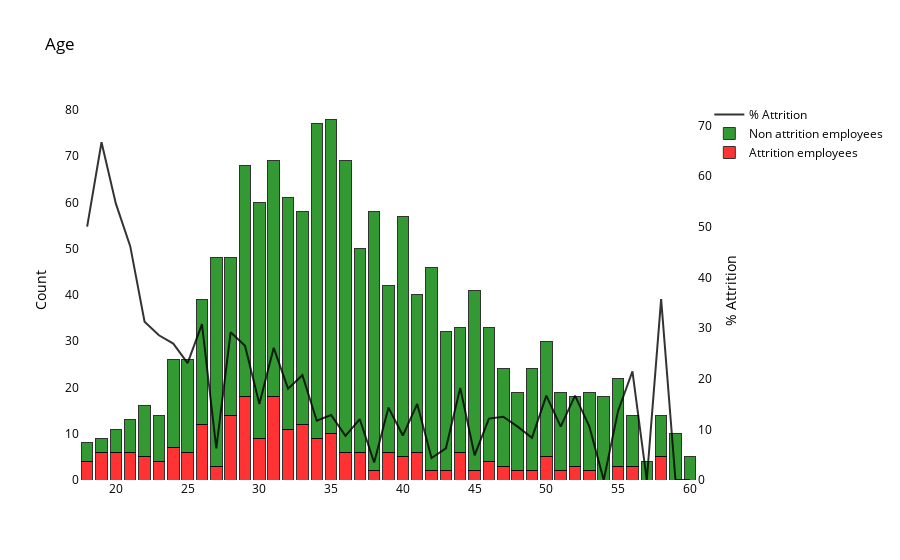
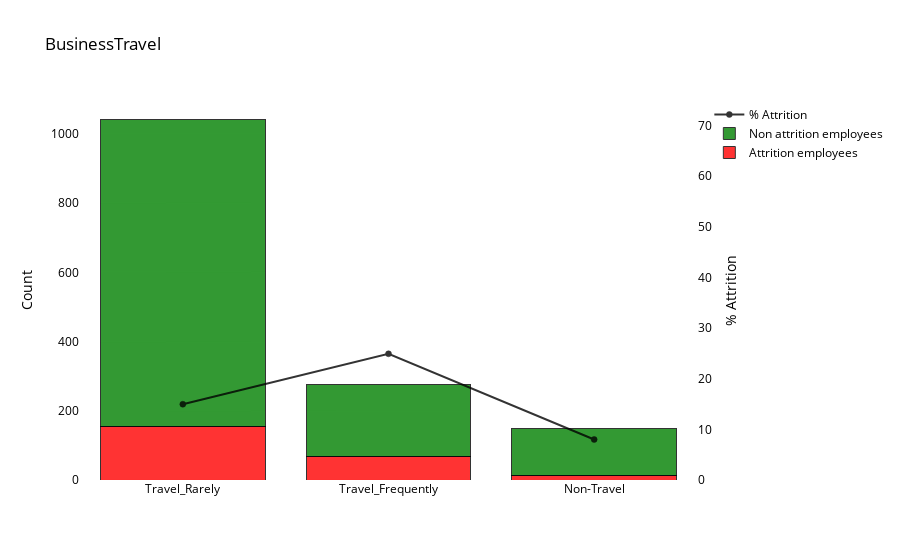
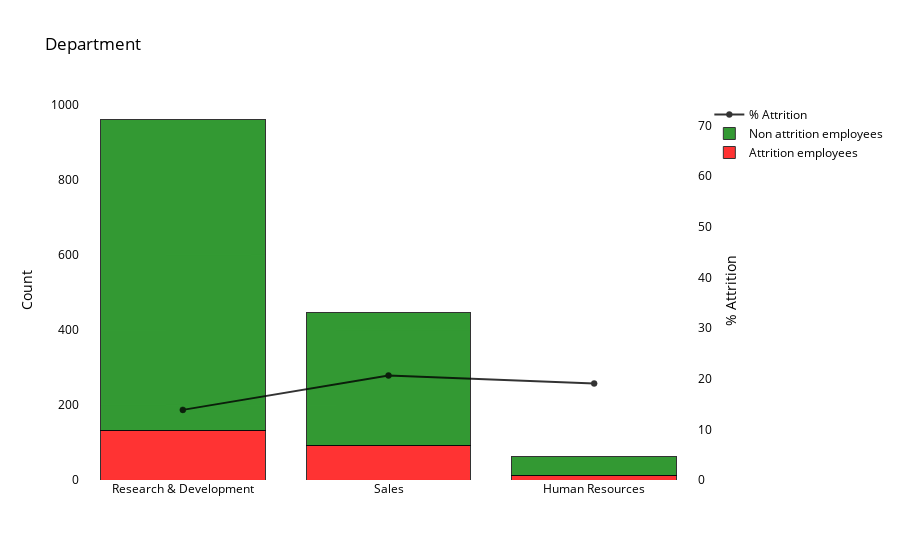
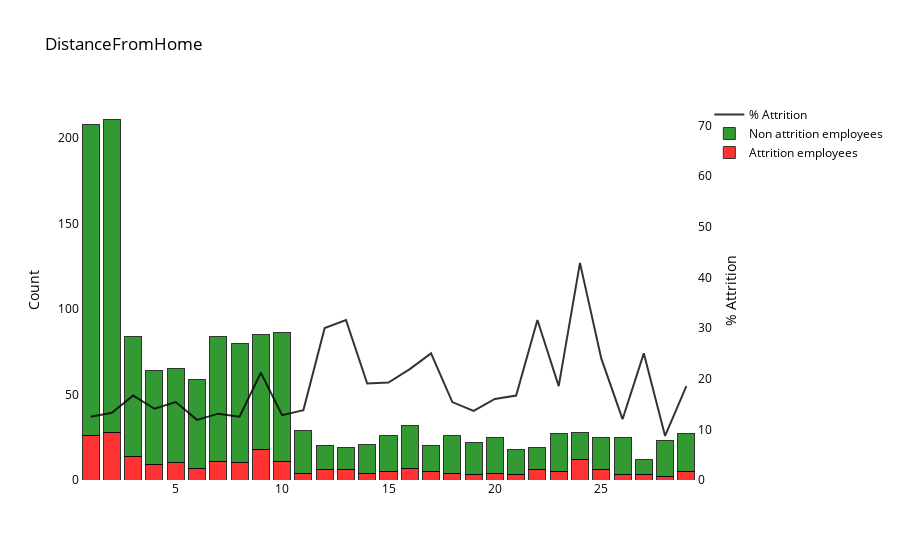

The notebook cell saved with these charts, in order:
### Code cell
for col in df.columns:
    if col == 'Attrition':
        continue
    elif col in ['Gender']:
        plot_pie(col)
    elif col == 'OverTime':
        plot_pie(col)
        plot_bar(col)
    else:
        plot_bar(col)

### Figure 1 — Plotly figure (JSON) as saved in the notebook; plotly's stock layout.template omitted (floating-point values rounded to 4 significant figures)
{"data": [{"marker": {"color": "red", "line": {"color": "#000000", "width": 1}}, "name": "Attrition employees", "opacity": 0.8, "type": "bar", "x": [31, 29, 28, 33, 26, 32, 35, 34, 30, 24, 21, 44, 37, 19, 41, 25, 20, 39, 36, 40, 50, 22, 58, 23, 46, 18, 56, 55, 27, 52, 47, 48, 45, 42, 38, 51, 49, 43, 53], "y": [18, 18, 14, 12, 12, 11, 10, 9, 9, 7, 6, 6, 6, 6, 6, 6, 6, 6, 6, 5, 5, 5, 5, 4, 4, 4, 3, 3, 3, 3, 3, 2, 2, 2, 2, 2, 2, 2, 2]}, {"marker": {"color": "green", "line": {"color": "#000000", "width": 1}}, "name": "Non attrition employees", "opacity": 0.8, "type": "bar", "x": [34, 35, 36, 38, 40, 31, 30, 29, 32, 33, 27, 42, 37, 45, 39, 41, 28, 43, 46, 44, 26, 50, 49, 47, 25, 55, 24, 54, 48, 51, 53, 52, 22, 56, 59, 23, 58, 21, 60, 20, 57, 18, 19], "y": [68, 68, 63, 56, 52, 51, 51, 50, 50, 46, 45, 44, 44, 39, 36, 34, 34, 30, 29, 27, 27, 25, 22, 21, 20, 19, 19, 18, 17, 17, 17, 15, 11, 11, 10, 10, 9, 7, 5, 5, 4, 4, 3]}, {"marker": {"color": "black", "line": {"color": "#000000", "width": 0.5}}, "name": "% Attrition", "opacity": 0.8, "type": "scatter", "x": [18, 19, 20, 21, 22, 23, 24, 25, 26, 27, 28, 29, 30, 31, 32, 33, 34, 35, 36, 37, 38, 39, 40, 41, 42, 43, 44, 45, 46, 47, 48, 49, 50, 51, 52, 53, 54, 55, 56, 57, 58, 59, 60], "y": [50, 66.67, 54.55, 46.15, 31.25, 28.57, 26.92, 23.08, 30.77, 6.25, 29.17, 26.47, 15, 26.09, 18.03, 20.69, 11.69, 12.82, 8.696, 12, 3.448, 14.29, 8.772, 15, 4.348, 6.25, 18.18, 4.878, 12.12, 12.5, 10.53, 8.333, 16.67, 10.53, 16.67, 10.53, 0, 13.64, 21.43, 0, 35.71, 0, 0], "yaxis": "y2"}], "layout": {"barmode": "stack", "font": {"color": "black"}, "legend": {"font": {"color": "black"}}, "paper_bgcolor": "rgba(0,0,0,0)", "plot_bgcolor": "rgba(0,0,0,0)", "title": {"text": "Age"}, "yaxis": {"title": {"text": "Count"}}, "yaxis2": {"anchor": "x", "overlaying": "y", "range": [0, 75], "showgrid": false, "side": "right", "title": {"text": "% Attrition"}, "zeroline": false}}}

### Figure 2 — Plotly figure (JSON) as saved in the notebook; plotly's stock layout.template omitted (floating-point values rounded to 4 significant figures)
{"data": [{"marker": {"color": "red", "line": {"color": "#000000", "width": 1}}, "name": "Attrition employees", "opacity": 0.8, "type": "bar", "x": ["Travel_Rarely", "Travel_Frequently", "Non-Travel"], "y": [156, 69, 12]}, {"marker": {"color": "green", "line": {"color": "#000000", "width": 1}}, "name": "Non attrition employees", "opacity": 0.8, "type": "bar", "x": ["Travel_Rarely", "Travel_Frequently", "Non-Travel"], "y": [887, 208, 138]}, {"marker": {"color": "black", "line": {"color": "#000000", "width": 0.5}}, "name": "% Attrition", "opacity": 0.8, "type": "scatter", "x": ["Travel_Rarely", "Travel_Frequently", "Non-Travel"], "y": [14.96, 24.91, 8], "yaxis": "y2"}], "layout": {"barmode": "stack", "font": {"color": "black"}, "legend": {"font": {"color": "black"}}, "paper_bgcolor": "rgba(0,0,0,0)", "plot_bgcolor": "rgba(0,0,0,0)", "title": {"text": "BusinessTravel"}, "yaxis": {"title": {"text": "Count"}}, "yaxis2": {"anchor": "x", "overlaying": "y", "range": [0, 75], "showgrid": false, "side": "right", "title": {"text": "% Attrition"}, "zeroline": false}}}

### Figure 3 — Plotly figure (JSON) as saved in the notebook; plotly's stock layout.template omitted (floating-point values rounded to 4 significant figures)
{"data": [{"marker": {"color": "red", "line": {"color": "#000000", "width": 1}}, "name": "Attrition employees", "opacity": 0.8, "type": "bar", "x": ["Research & Development", "Sales", "Human Resources"], "y": [133, 92, 12]}, {"marker": {"color": "green", "line": {"color": "#000000", "width": 1}}, "name": "Non attrition employees", "opacity": 0.8, "type": "bar", "x": ["Research & Development", "Sales", "Human Resources"], "y": [828, 354, 51]}, {"marker": {"color": "black", "line": {"color": "#000000", "width": 0.5}}, "name": "% Attrition", "opacity": 0.8, "type": "scatter", "x": ["Research & Development", "Sales", "Human Resources"], "y": [13.84, 20.63, 19.05], "yaxis": "y2"}], "layout": {"barmode": "stack", "font": {"color": "black"}, "legend": {"font": {"color": "black"}}, "paper_bgcolor": "rgba(0,0,0,0)", "plot_bgcolor": "rgba(0,0,0,0)", "title": {"text": "Department"}, "yaxis": {"title": {"text": "Count"}}, "yaxis2": {"anchor": "x", "overlaying": "y", "range": [0, 75], "showgrid": false, "side": "right", "title": {"text": "% Attrition"}, "zeroline": false}}}

### Figure 4 — Plotly figure (JSON) as saved in the notebook; plotly's stock layout.template omitted (floating-point values rounded to 4 significant figures)
{"data": [{"marker": {"color": "red", "line": {"color": "#000000", "width": 1}}, "name": "Attrition employees", "opacity": 0.8, "type": "bar", "x": [2, 1, 9, 3, 24, 10, 7, 5, 8, 4, 16, 6, 25, 12, 13, 22, 23, 29, 17, 15, 11, 20, 18, 14, 19, 26, 27, 21, 28], "y": [28, 26, 18, 14, 12, 11, 11, 10, 10, 9, 7, 7, 6, 6, 6, 6, 5, 5, 5, 5, 4, 4, 4, 4, 3, 3, 3, 3, 2]}, {"marker": {"color": "green", "line": {"color": "#000000", "width": 1}}, "name": "Non attrition employees", "opacity": 0.8, "type": "bar", "x": [2, 1, 10, 7, 3, 8, 9, 4, 5, 6, 11, 16, 23, 18, 29, 26, 28, 15, 20, 25, 19, 14, 24, 17, 21, 12, 22, 13, 27], "y": [183, 182, 75, 73, 70, 70, 67, 55, 55, 52, 25, 25, 22, 22, 22, 22, 21, 21, 21, 19, 19, 17, 16, 15, 15, 14, 13, 13, 9]}, {"marker": {"color": "black", "line": {"color": "#000000", "width": 0.5}}, "name": "% Attrition", "opacity": 0.8, "type": "scatter", "x": [1, 2, 3, 4, 5, 6, 7, 8, 9, 10, 11, 12, 13, 14, 15, 16, 17, 18, 19, 20, 21, 22, 23, 24, 25, 26, 27, 28, 29], "y": [12.5, 13.27, 16.67, 14.06, 15.38, 11.86, 13.1, 12.5, 21.18, 12.79, 13.79, 30, 31.58, 19.05, 19.23, 21.88, 25, 15.38, 13.64, 16, 16.67, 31.58, 18.52, 42.86, 24, 12, 25, 8.696, 18.52], "yaxis": "y2"}], "layout": {"barmode": "stack", "font": {"color": "black"}, "legend": {"font": {"color": "black"}}, "paper_bgcolor": "rgba(0,0,0,0)", "plot_bgcolor": "rgba(0,0,0,0)", "title": {"text": "DistanceFromHome"}, "yaxis": {"title": {"text": "Count"}}, "yaxis2": {"anchor": "x", "overlaying": "y", "range": [0, 75], "showgrid": false, "side": "right", "title": {"text": "% Attrition"}, "zeroline": false}}}
